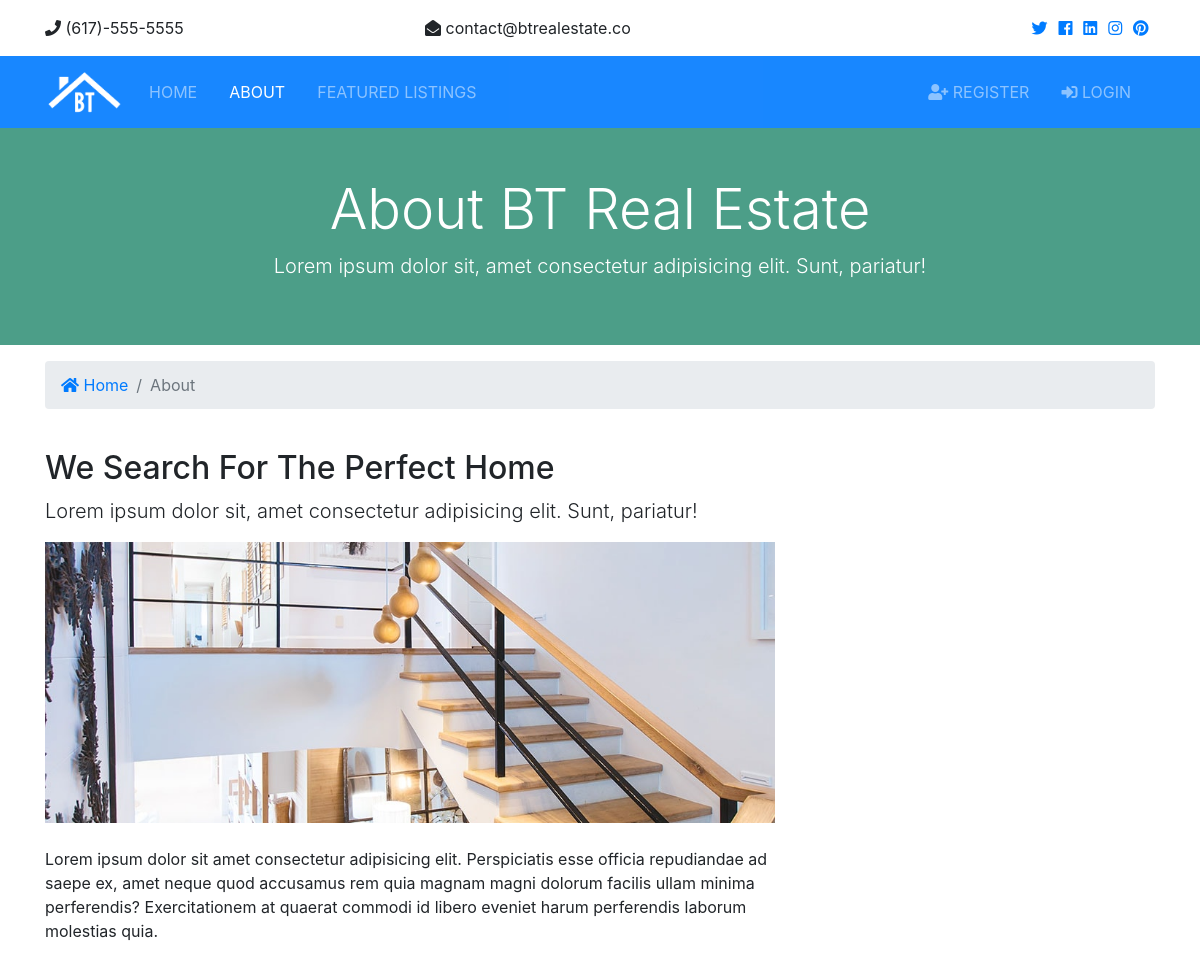
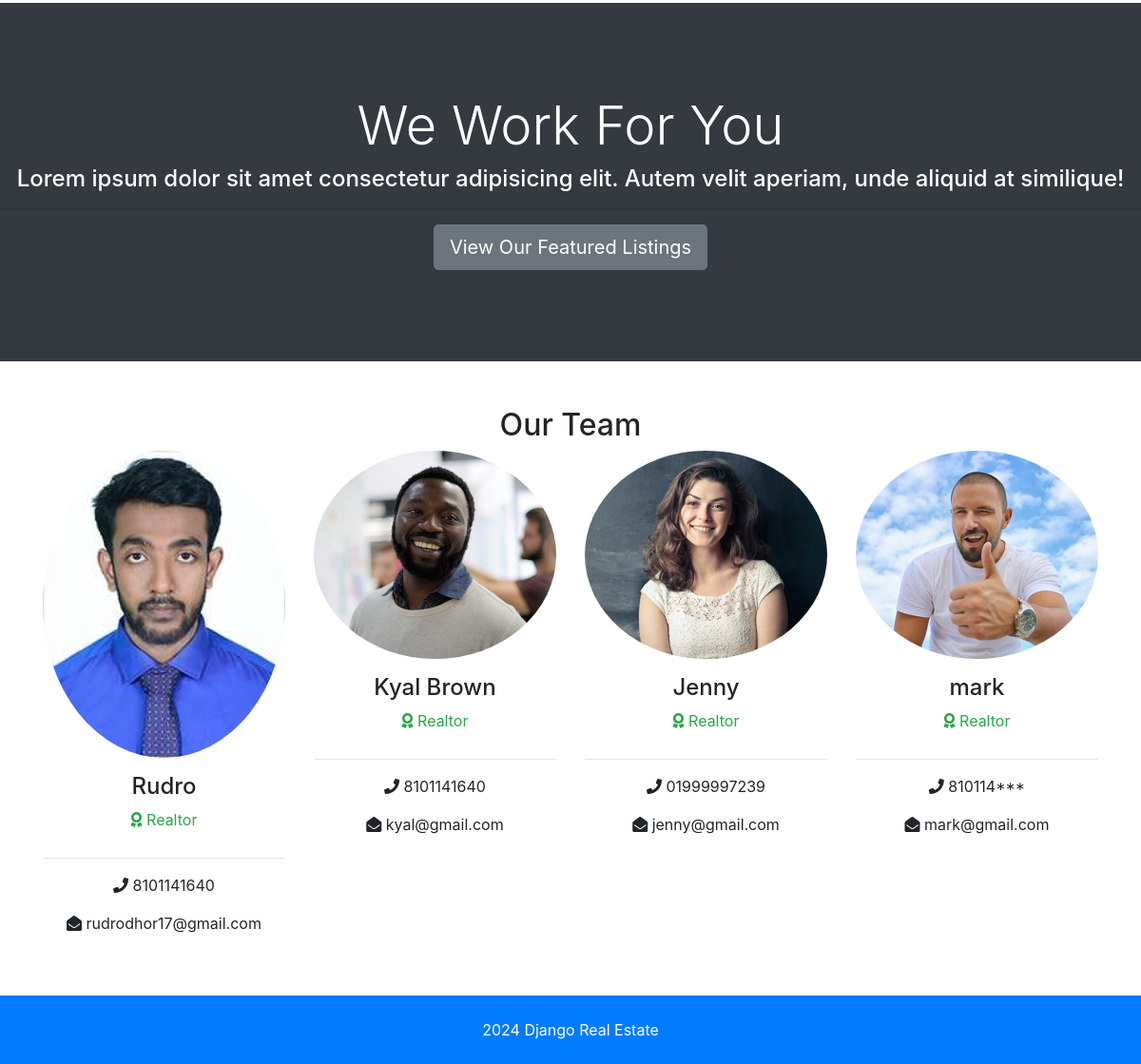
Page /about/ on the earlier database version (2 pictures, top to bottom).
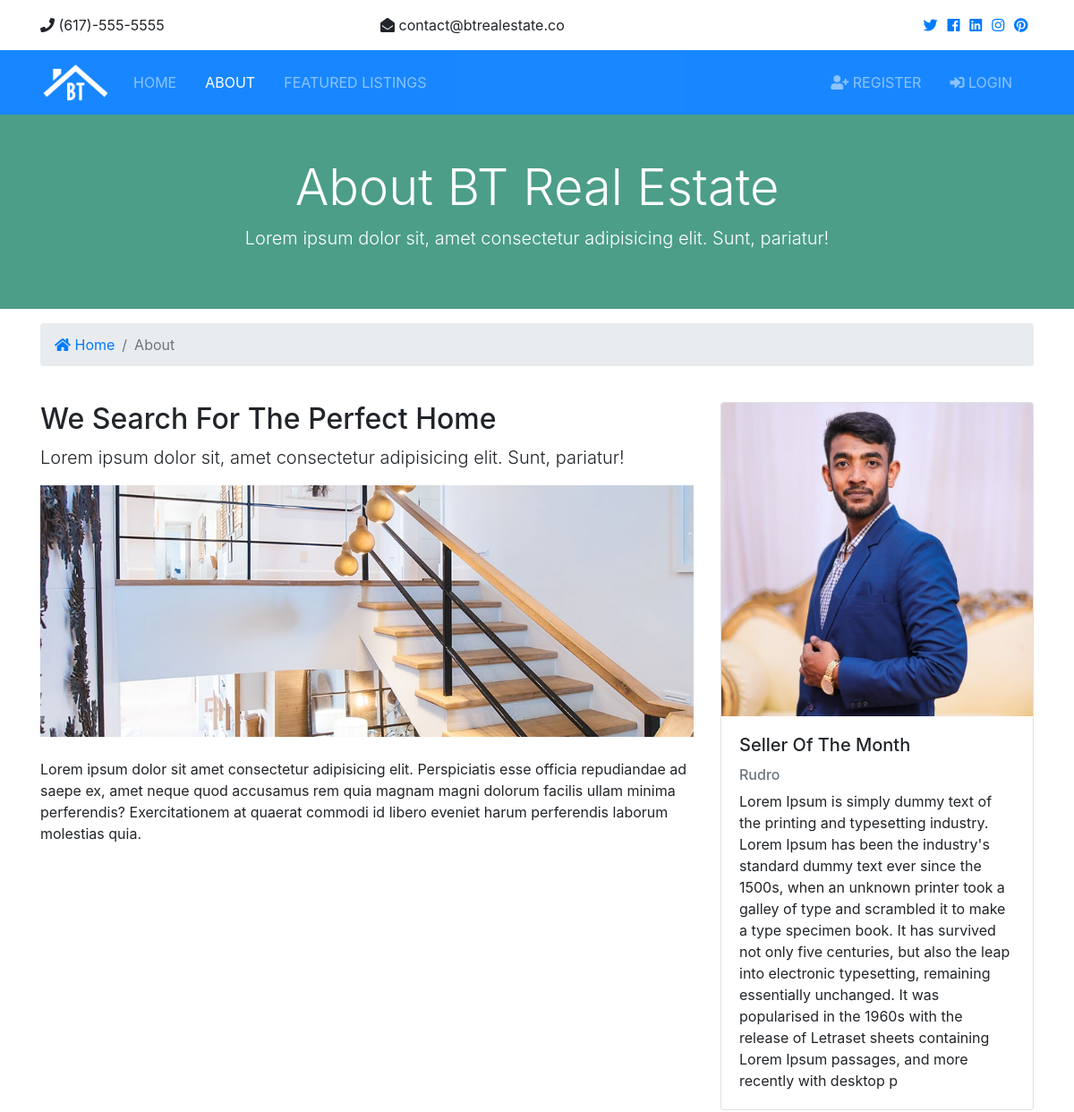
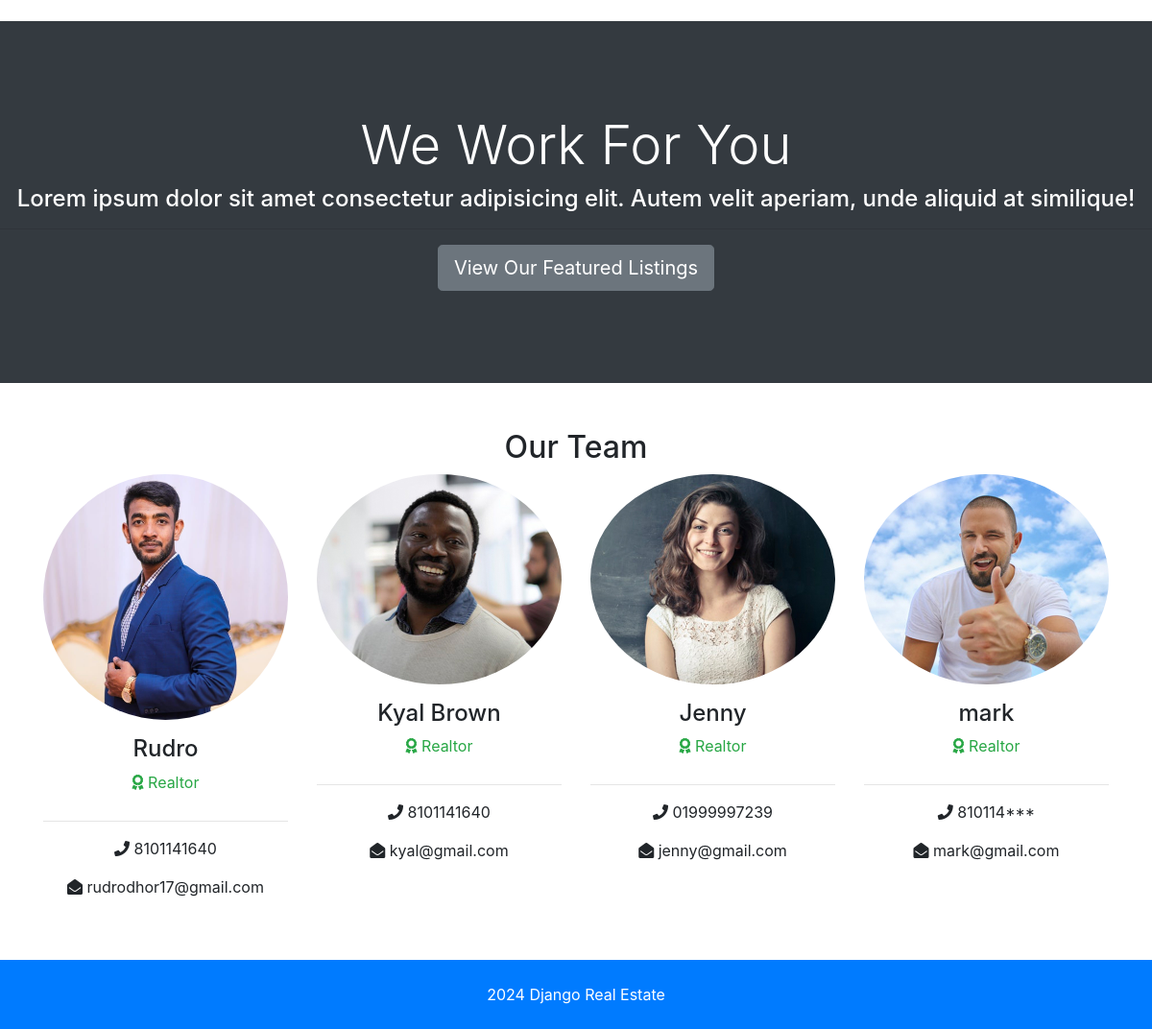
Same page on the later database version (2 pictures, top to bottom).
### realtors/models.py (models this page shows, shortened)
class Realtor(models.Model):
    name = models.CharField(max_length= 200)
    photo = models.ImageField(upload_to='photos/%Y/%m/%d/')
    description = models.TextField(max_length= 500)
    phone = models.CharField(max_length= 50)
    email = models.CharField(max_length= 50)
    is_mvp = models.BooleanField(default=False)
    hire_date = models.DateTimeField(default=datetime.now, blank=True)

### pages/views.py (the view)
# urls.py: path('about/', views.about, name="about"),
def about(request):
    realtors = Realtor.objects.order_by('-hire_date')
    mvp_realtors = Realtor.objects.all().filter(is_mvp=True)
    context = {
      'realtors' : realtors,
      'mvp_realtors': mvp_realtors
    }
    return render(request, 'pages/about.html', context)

### templates/pages/about.html (shortened to what this page needs)
{% extends "base.html" %}
{% load static %}
{% block content %}
<section id="showcase-inner" class="py-5 text-white">
    <div class="container">
      <div class="row text-center">
        <div class="col-md-12">
          <h1 class="display-4">About BT Real Estate</h1>
          <p class="lead">Lorem ipsum dolor sit, amet consectetur adipisicing elit. Sunt, pariatur!</p>
        </div>
      </div>
    </div>
  </section>
  <section id="bc" class="mt-3">
    <div class="container">
      <nav aria-label="breadcrumb">
        <ol class="breadcrumb">
          <li class="breadcrumb-item">
            <a href={% url "home" %}>
              <i class="fas fa-home"></i> Home</a>
          </li>
          <li class="breadcrumb-item active"> About</li>
        </ol>
      </nav>
    </div>
  </section>
  <section id="about" class="py-4">
    <div class="container">
      <div class="row">
        <div class="col-md-8">
          <h2>We Search For The Perfect Home</h2>
          <p class="lead">Lorem ipsum dolor sit, amet consectetur adipisicing elit. Sunt, pariatur!</p>
          <img src="{% static "img/about.jpg" %}" alt="">
          <p class="mt-4">Lorem ipsum dolor sit amet consectetur adipisicing elit. Perspiciatis esse officia repudiandae ad saepe ex, amet
            neque quod accusamus rem quia magnam magni dolorum facilis ullam minima perferendis? Exercitationem at quaerat
            commodi id libero eveniet harum perferendis laborum molestias quia.</p>
        </div>
        <div class="col-md-4">
          {% if mvp_realtors %}
            {% for realtor in mvp_realtors %}
              <div class="card">
                <img class="card-img-top" src='{{realtor.photo.url}}'alt="Seller of the month">
                <div class="card-body">
                  <h5 class="card-title">Seller Of The Month</h5>
                  <h6 class="text-secondary">{{realtor.name}}</h6>
                  <p class="card-text">{{realtor.description}}
                  </p>
                </div>
              </div>
            {% endfor %}
          {% endif %}
        </div>
      </div>
    </div>
  </section>
  <section id="work" class="bg-dark text-white text-center">
    <h2 class="display-4">We Work For You</h2>
    <h4>Lorem ipsum dolor sit amet consectetur adipisicing elit. Autem velit aperiam, unde aliquid at similique!</h4>
    <hr>
    <a href="listings.html" class="btn btn-secondary text-white btn-lg">View Our Featured Listings</a>
  </section>
  <section id="team" class="py-5">
    <div class="container">
      <h2 class="text-center">Our Team</h2>
      <div class="row text-center">
        {% if realtors %}
          {% for realtor in realtors %}
            <div class="col-md-3">
              <img src={{realtor.photo.url}} alt="" class="rounded-circle mb-3">
              <h4>{{realtor.name}}</h4>
              <p class="text-success">
                <i class="fas fa-award text-success mb-3"></i> Realtor</p>
              <hr>
              <p>
                <i class="fas fa-phone"></i> {{realtor.phone}} </p>
              <p>
                <i class="fas fa-envelope-open"></i> {{realtor.email}}</p>
            </div>
          {% endfor %}
        {% else %}
          <div class="col-md-12">
            <p>No  team members to display yet.</p>
          </div>
        {% endif %}
      </div>
    </div>
  </section>
{% endblock content %}

Differences in the rows shown:
now on one of the page's lists (row edited): Realtor: name "Rudro", description "Lorem Ipsum is simply dummy text of the printing and typesetting industry. Lorem Ipsum has been the industry's standard dummy text ever since the 1500s, when an unknown printer took a galley of type and scrambled it to make a type specimen book. It has survived not only five centuries, but also the leap into electronic typesetting, remaining essentially unchanged. It was popularised in the 1960s with the release of Letraset sheets containing Lorem Ipsum passages, and more recently with desktop p"
changed Realtor "Rudro": photo: a different picture
